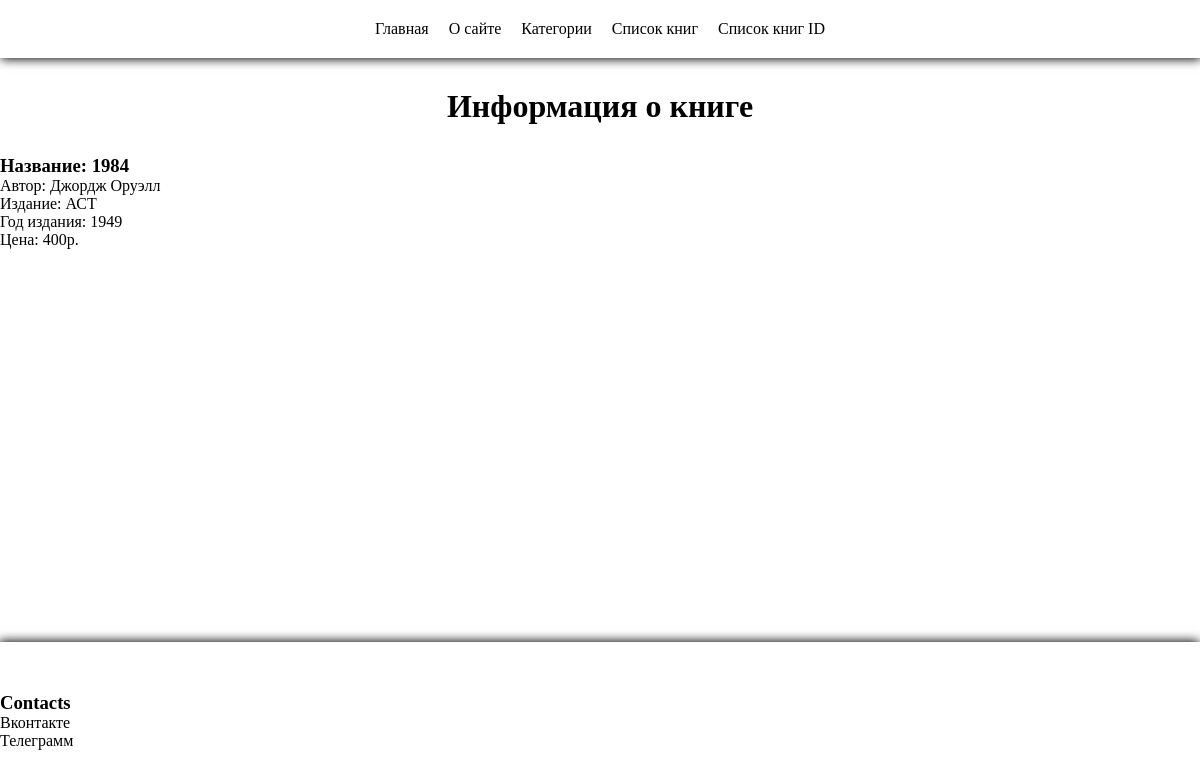
/categoryBook/tysacha_devyatsot_vosemdesyat_chetyre, run on the app's committed database.
### women/models.py (models this page shows, shortened)
class Book(models.Model):
    nameBook = models.CharField(max_length=255)
    author = models.CharField(max_length=255)
    yearPublication = models.IntegerField(default=0)
    publishingHouse = models.CharField(max_length=255)
    description = models.TextField(blank=True, default='')
    price = models.IntegerField(default=0)
    slug = models.SlugField(max_length=255, db_index=True, unique=True)

### women/views.py (the view)
# urls.py: path('categoryBook/<slug:name>', bookInfo, name='bookInfo'),
def bookInfo(request, name):
    book = get_object_or_404(Book, slug=name)
    data = {
        'title': 'Информация о книге',
        'book': book,
        'menu': menu,
    }
    return render(request, 'women/bookInfo.html', context=data)

### women/templates/women/bookInfo.html (shortened to what this page needs)
{% extends 'base.html' %}
{% block content %}
    <h3>Название: {{ book.nameBook }}</h3>
    <p>Автор: {{ book.author }}</p>
    <p>Издание: {{ book.publishingHouse }}</p>
    <p>Год издания: {{ book.yearPublication }}</p>
    <p style="text-weight: bold;">Цена: {{ book.price }}р.</p>
{% endblock %}

### women/static/women/style/index.css (style rules this page uses)
* { margin: 0; padding: 0; box-sizing: border-box; }

### data on the page
Book: nameBook "1984", author "Джордж Оруэлл", publishingHouse "АСТ", yearPublication "1949", price "400"

### other printed values
{{ i.title }} "Главная"
{{ i.title }} "О сайте"
{{ i.title }} "Категории" "Список книг"
{{ i.title }} "Список книг ID"
{{ title }} "Информация о книге"
